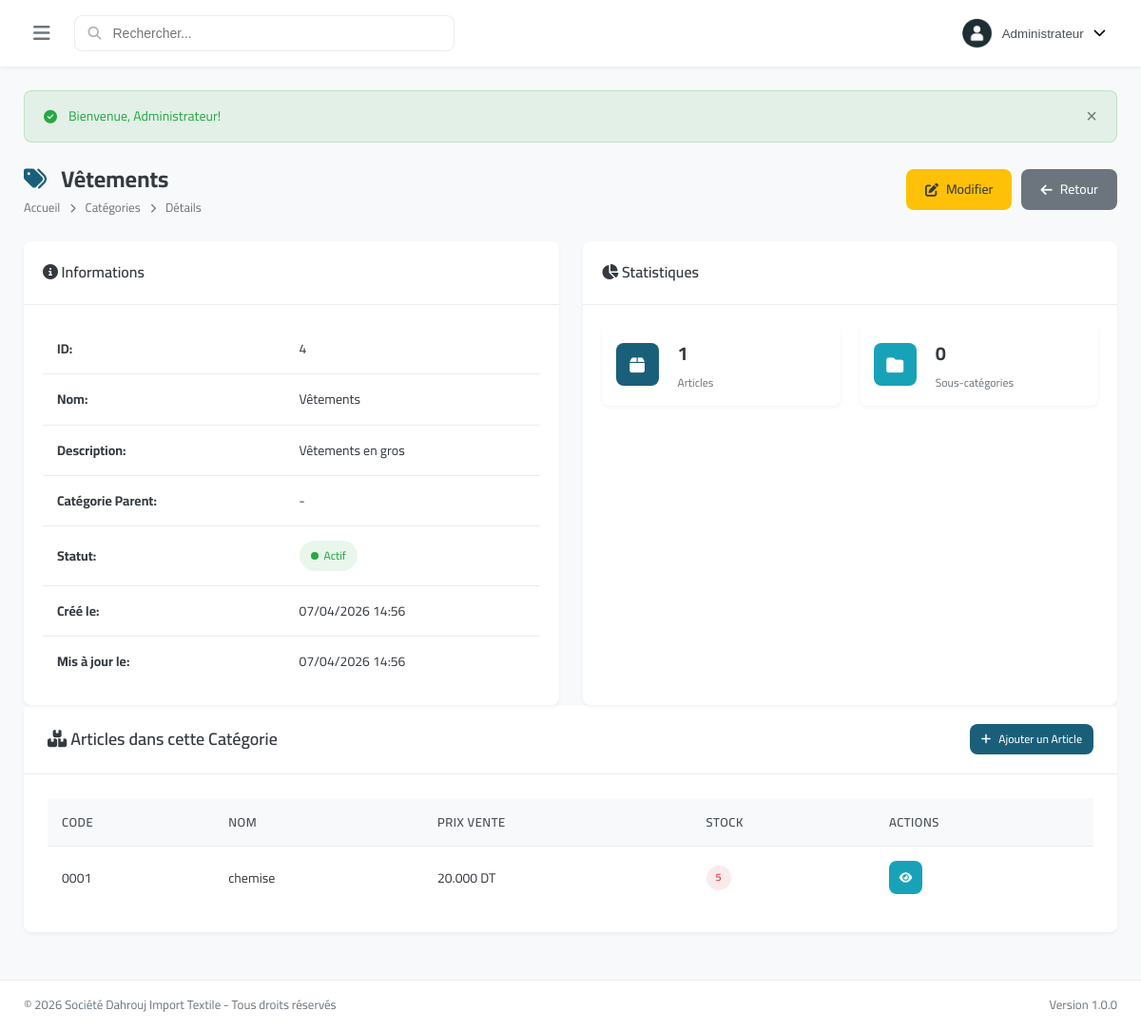
Page /modules/categories/view.php?id=4 (signed in) on the committed database.
### tables this page shows
CREATE TABLE `categories` (
  `id` int(11) NOT NULL,
  `name` varchar(100) NOT NULL,
  `description` text DEFAULT NULL,
  `parent_id` int(11) DEFAULT NULL,
  `status` enum('active','inactive') DEFAULT 'active',
  `created_at` datetime DEFAULT current_timestamp(),
  `updated_at` datetime DEFAULT current_timestamp() ON UPDATE current_timestamp()
);

CREATE TABLE `articles` (
  `id` int(11) NOT NULL,
  `code` varchar(50) NOT NULL,
  `name` varchar(200) NOT NULL,
  `description` text DEFAULT NULL,
  `category_id` int(11) DEFAULT NULL,
  `purchase_price` decimal(15,3) DEFAULT 0.000,
  `sale_price` decimal(15,3) DEFAULT 0.000,
  `wholesale_price` decimal(15,3) DEFAULT 0.000,
  `quantity` int(11) DEFAULT 0,
  `min_stock` int(11) DEFAULT 10,
  `unit` varchar(20) DEFAULT 'piece',
  `image` varchar(255) DEFAULT NULL,
  `status` enum('active','inactive') DEFAULT 'active',
  `created_at` datetime DEFAULT current_timestamp(),
  `updated_at` datetime DEFAULT current_timestamp() ON UPDATE current_timestamp()
);

### includes/config.php (called while the page is built, shortened)
<?php
function formatMoney($amount) {
    return number_format($amount, 3, '.', ' ') . ' ' . APP_CURRENCY_SYMBOL;
}
function formatDateTime($datetime) {
    return date('d/m/Y H:i', strtotime($datetime));
}
function isLoggedIn() {
    return isset($_SESSION['user_id']) && !empty($_SESSION['user_id']);
}
function isManager() {
    return isLoggedIn() && ($_SESSION['user_role'] === 'admin' || $_SESSION['user_role'] === 'manager');
}
?>

### modules/categories/view.php (the view, shortened to what this page needs)
<?php
require_once '../../includes/config.php';
$db = getDB();
$id = intval($_GET['id'] ?? 0);
$stmt = $db->prepare("SELECT c.*, p.name as parent_name
    FROM categories c
    LEFT JOIN categories p ON c.parent_id = p.id
    WHERE c.id = ?");
$stmt->execute([$id]);
$category = $stmt->fetch();
$articles = $db->prepare("SELECT * FROM articles WHERE category_id = ? ORDER BY name ASC");
$articles->execute([$id]);
$articles = $articles->fetchAll();
$subcategories = $db->prepare("SELECT * FROM categories WHERE parent_id = ? ORDER BY name ASC");
$subcategories->execute([$id]);
$subcategories = $subcategories->fetchAll();
require_once '../../includes/header.php';
?>
<div class="page-header">
    <div>
        <h1 class="page-title"><i class="fas fa-tags"></i> <?php echo $category['name']; ?></h1>
        <nav class="breadcrumb">
            <a href="../../index.php">Accueil</a>
            <i class="fas fa-chevron-right"></i>
            <a href="index.php">Catégories</a>
            <i class="fas fa-chevron-right"></i>
            <span>Détails</span>
        </nav>
    </div>
    <div class="quick-actions">
        <?php if (isManager()): ?>
        <a href="edit.php?id=<?php echo $category['id']; ?>" class="btn btn-warning">
            <i class="fas fa-edit"></i> Modifier
        </a>
        <?php endif; ?>
        <a href="index.php" class="btn btn-secondary">
            <i class="fas fa-arrow-left"></i> Retour
        </a>
    </div>
</div>
<div class="dashboard-grid">
    <div class="widget">
        <div class="widget-header">
            <h3 class="widget-title"><i class="fas fa-info-circle"></i> Informations</h3>
        </div>
        <div class="widget-body">
            <table class="data-table">
                <tr>
                    <td><strong>ID:</strong></td>
                    <td><?php echo $category['id']; ?></td>
                </tr>
                <tr>
                    <td><strong>Nom:</strong></td>
                    <td><?php echo $category['name']; ?></td>
                </tr>
                <tr>
                    <td><strong>Description:</strong></td>
                    <td><?php echo $category['description'] ?: '-'; ?></td>
                </tr>
                <tr>
                    <td><strong>Catégorie Parent:</strong></td>
                    <td><?php echo $category['parent_name'] ?: '-'; ?></td>
                </tr>
                <tr>
                    <td><strong>Statut:</strong></td>
                    <td><span class="status status-<?php echo $category['status']; ?>"><?php echo $category['status'] === 'active' ? 'Actif' : 'Inactif'; ?></span></td>
                </tr>
                <tr>
                    <td><strong>Créé le:</strong></td>
                    <td><?php echo formatDateTime($category['created_at']); ?></td>
                </tr>
                <tr>
                    <td><strong>Mis à jour le:</strong></td>
                    <td><?php echo formatDateTime($category['updated_at']); ?></td>
                </tr>
            </table>
        </div>
    </div>
    <div class="widget">
        <div class="widget-header">
            <h3 class="widget-title"><i class="fas fa-chart-pie"></i> Statistiques</h3>
        </div>
        <div class="widget-body">
            <div class="stats-grid" style="grid-template-columns: 1fr 1fr;">
                <div class="stat-card" style="padding: 15px;">
                    <div class="stat-icon primary" style="width: 45px; height: 45px; font-size: 18px;">
                        <i class="fas fa-box"></i>
                    </div>
                    <div class="stat-content">
                        <h3 style="font-size: 20px;"><?php echo count($articles); ?></h3>
                        <p style="font-size: 12px;">Articles</p>
                    </div>
                </div>
                <div class="stat-card" style="padding: 15px;">
                    <div class="stat-icon info" style="width: 45px; height: 45px; font-size: 18px;">
                        <i class="fas fa-folder"></i>
                    </div>
                    <div class="stat-content">
                        <h3 style="font-size: 20px;"><?php echo count($subcategories); ?></h3>
                        <p style="font-size: 12px;">Sous-catégories</p>
                    </div>
                </div>
            </div>
        </div>
    </div>
</div>
<div class="card">
    <div class="card-header">
        <h3 class="card-title"><i class="fas fa-boxes"></i> Articles dans cette Catégorie</h3>
        <?php if (isManager()): ?>
        <a href="../articles/create.php?category_id=<?php echo $category['id']; ?>" class="btn btn-sm btn-primary">
            <i class="fas fa-plus"></i> Ajouter un Article
        </a>
        <?php endif; ?>
    </div>
    <div class="card-body">
        <?php if (count($articles) > 0): ?>
        <div class="table-responsive">
            <table class="data-table">
                <thead>
                    <tr>
                        <th>Code</th>
                        <th>Nom</th>
                        <th>Prix Vente</th>
                        <th>Stock</th>
                        <th>Actions</th>
                    </tr>
                </thead>
                <tbody>
                    <?php foreach ($articles as $article): ?>
                    <tr>
                        <td><?php echo $article['code']; ?></td>
                        <td><?php echo $article['name']; ?></td>
                        <td><?php echo formatMoney($article['sale_price']); ?></td>
                        <td>
                            <?php if ($article['quantity'] <= $article['min_stock']): ?>
                            <span class="badge badge-danger"><?php echo $article['quantity']; ?></span>
                            <?php else: ?>
                            <span class="badge badge-success"><?php echo $article['quantity']; ?></span>
                            <?php endif; ?>
                        </td>
                        <td class="actions">
                            <a href="../articles/view.php?id=<?php echo $article['id']; ?>" class="btn btn-sm btn-info btn-icon">
                                <i class="fas fa-eye"></i>
                            </a>
                        </td>
                    </tr>
                    <?php endforeach; ?>
                </tbody>
            </table>
        </div>
        <?php endif; ?>
    </div>
</div>
<?php require_once '../../includes/footer.php'; ?>

### rows in the picture
categories: name "Vêtements", id "4", description "Vêtements en gros", created_at "07/04/2026 14:56", updated_at "07/04/2026 14:56"
articles: code "0001", name "chemise", sale_price "20.000 DT", quantity "5"

### other values in the picture
$_SESSION['user_name'] "Administrateur"
$flash['message'] "Bienvenue, Administrateur!"
$category['parent_name'] ?: '-' "-"
count($articles) "1"
count($subcategories) "0"
APP_NAME "Société Dahrouj Import Textile"
APP_VERSION "1.0.0"
